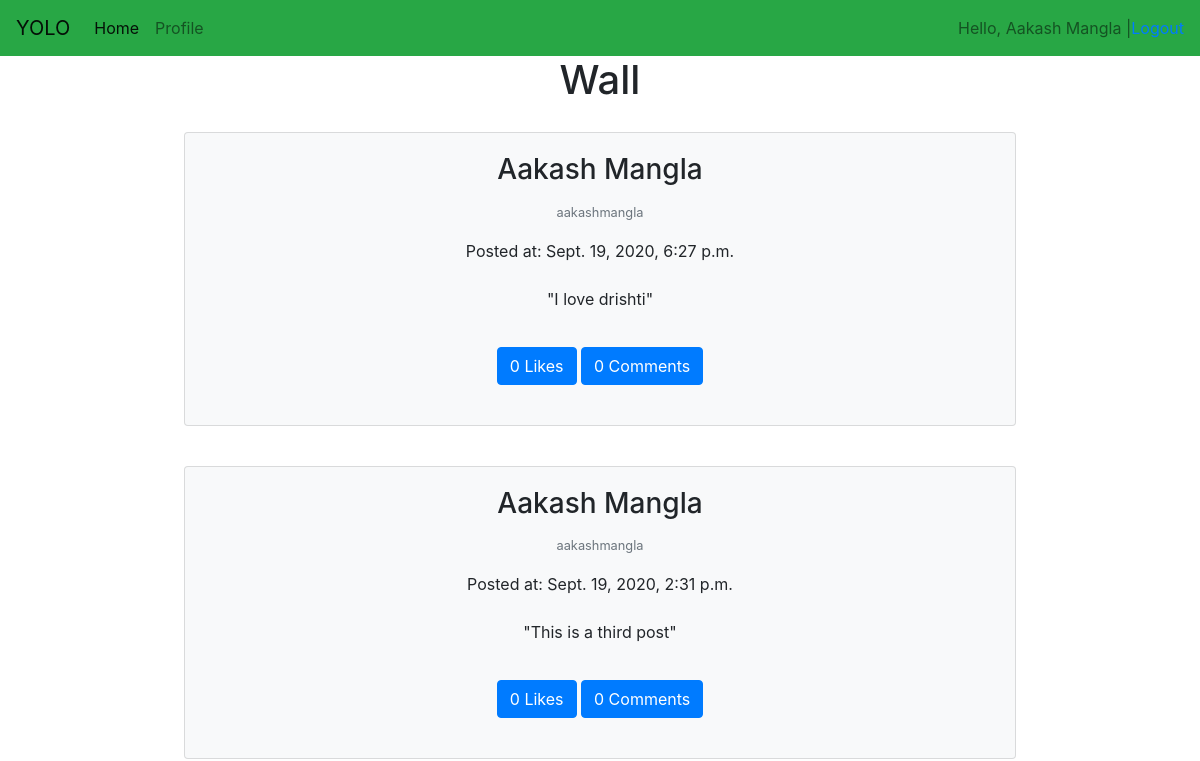
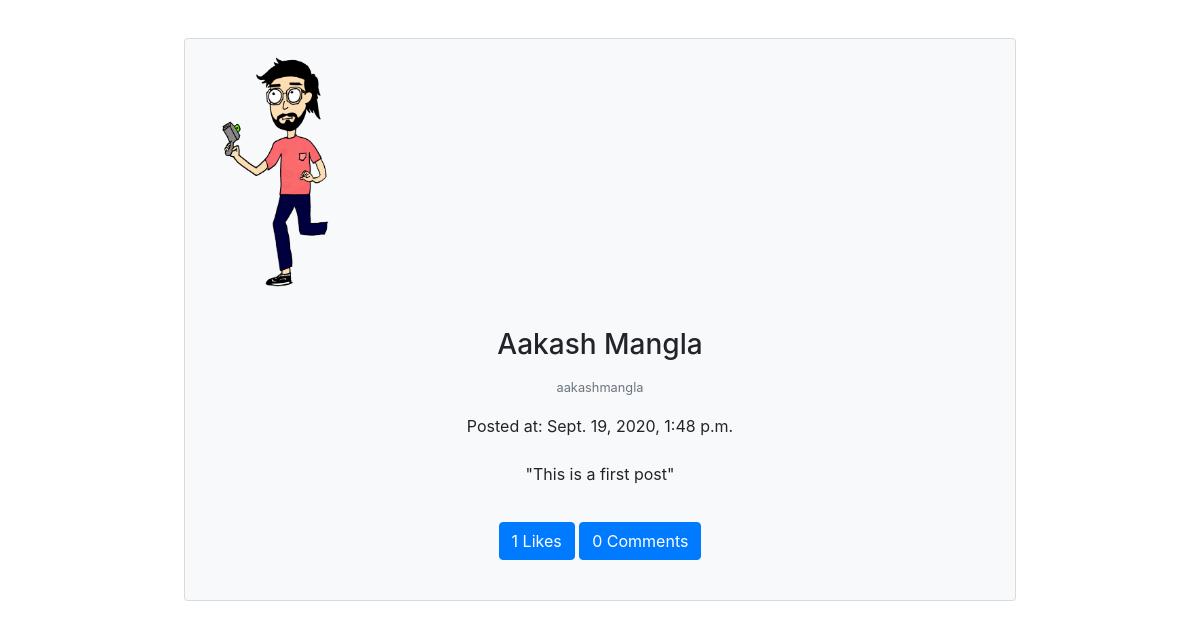
The app's page / (signed in), older data (2 pictures, top to bottom).
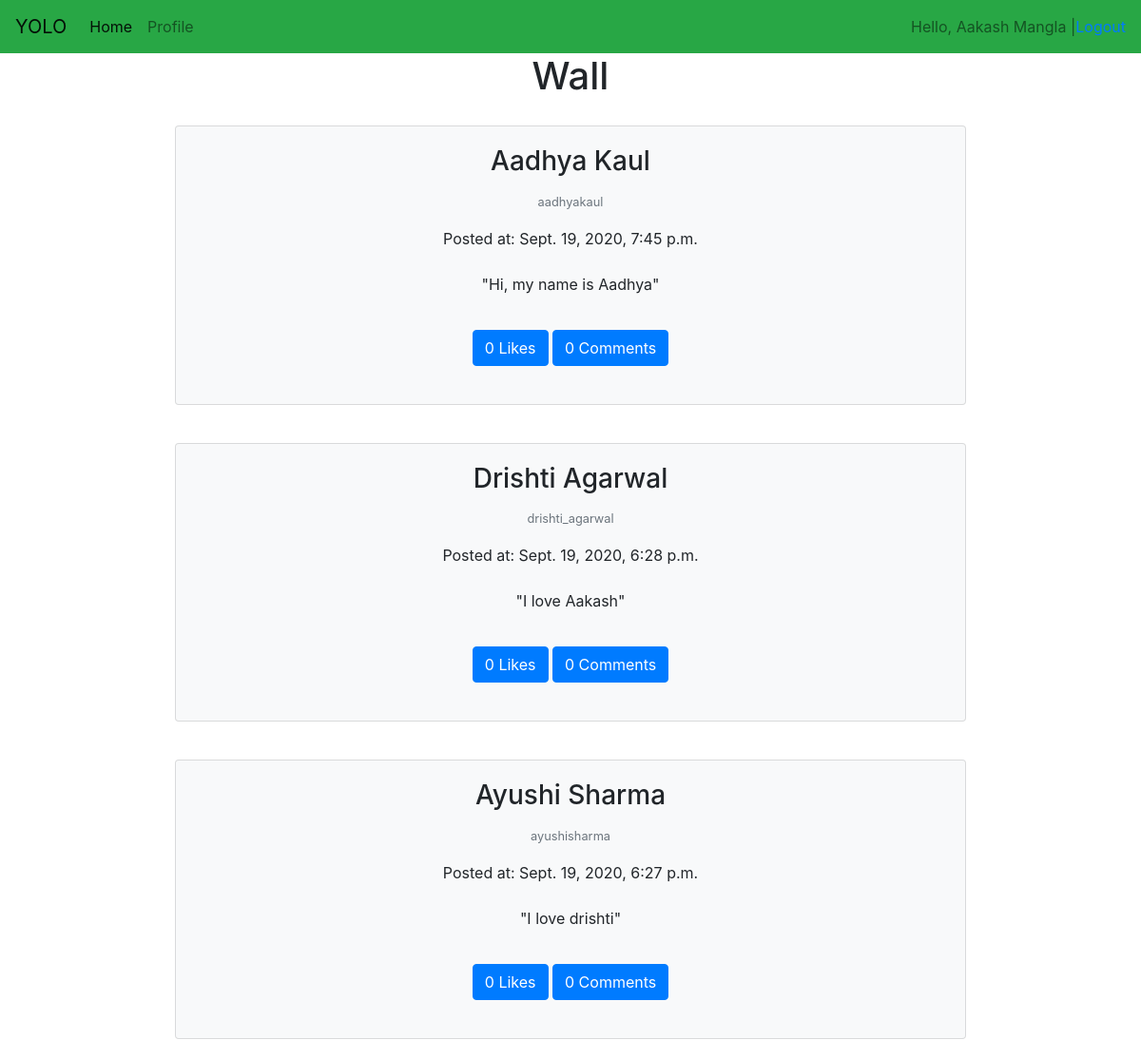
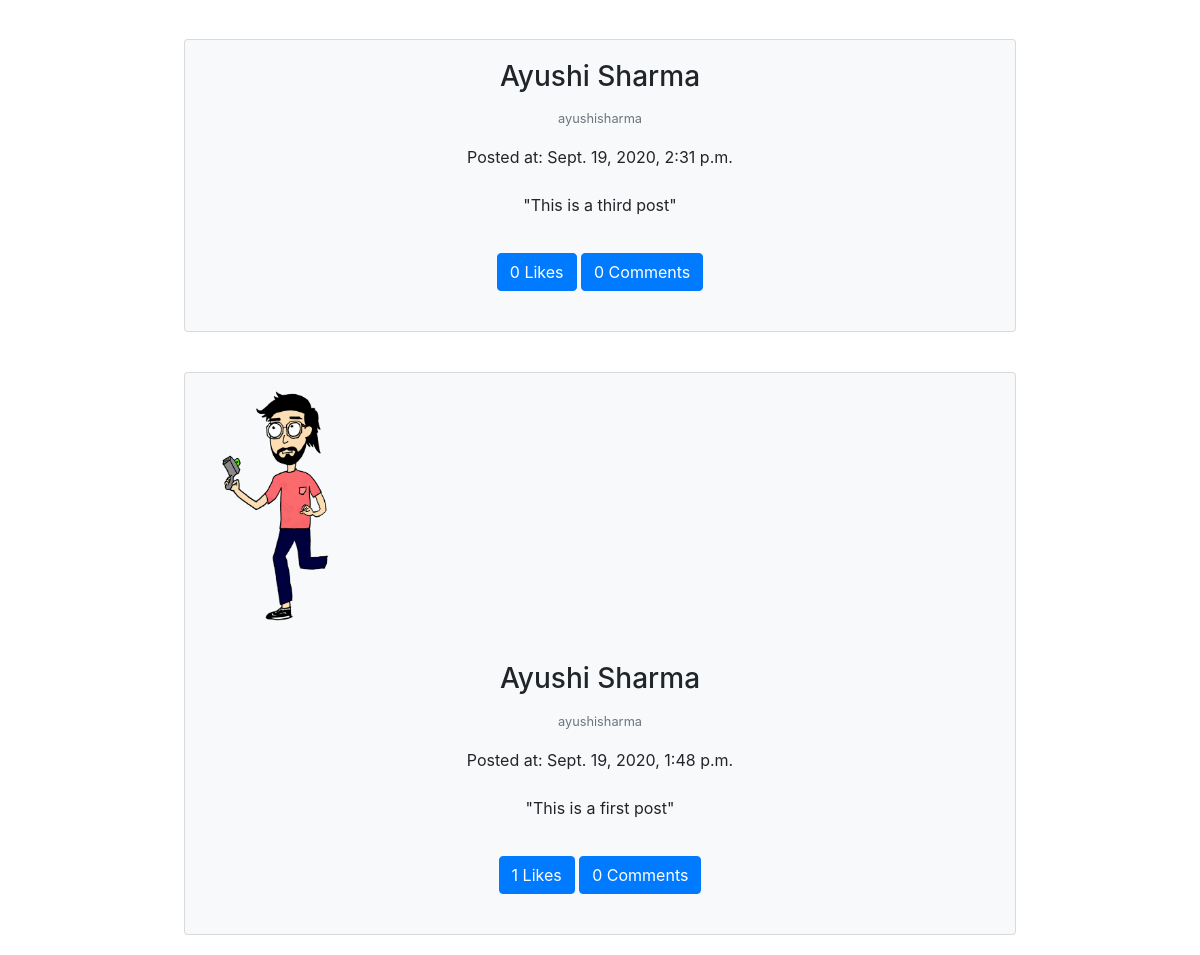
The same page, newer data (2 pictures, top to bottom).
### social/models.py (models this page shows, shortened)
class Post(models.Model):
    user = models.ForeignKey(User, on_delete = models.CASCADE)
    created_at = models.DateTimeField(auto_now = True)
    content = models.TextField()
    image = models.ImageField(blank = True)

### social/views.py (the view)
# urls.py: path('', views.Wall.as_view()),
class Wall(LoginRequiredMixin, ListView):
    context_object_name = 'posts'
    template_name =  'social/wall.html'
    login_url = 'auth/login'
    def get_queryset(self):
        friendIds = [friend.person2.id for friend in models.Friends.objects.filter(person1 = self.request.user)]
        friendIds += [friend.person1.id for friend in models.Friends.objects.filter(person2 = self.request.user)]
        return models.Post.objects.filter(user__in = friendIds).order_by('-created_at')

### templates/social/wall.html
{% extends 'base.html' %}
{% block content %}
<div class="container text-center" style="display: flex; flex-direction: column; align-items: center;">
    <h1>Wall</h1>
    {% for post in posts %}
        {% include 'social/components/post.html' %}
    {% endfor %}
</div>
{% endblock %}

### templates/base.html (shortened to what this page needs)
<!DOCTYPE html>
<html lang="en">
<head>
    <link rel="stylesheet" href="https://stackpath.bootstrapcdn.com/bootstrap/4.5.2/css/bootstrap.min.css">
</head>
    <body>
        <nav class="navbar navbar-expand-lg navbar-light bg-success">
            <a class="navbar-brand" href="/">YOLO</a>
            <div class="collapse navbar-collapse" id="navbarText">
              <ul class="navbar-nav mr-auto">
                {% if user.is_authenticated %}
                <li class="nav-item active">
                  <a class="nav-link" href="/home">Home <span class="sr-only">(current)</span></a>
                </li>
                <li class="nav-item">
                  <a class="nav-link" href="/profile">Profile</a>
                </li>
                {% endif %}
              </ul>
              {% if user.is_authenticated %}
              <span class="navbar-text">
                Hello, {{ user.first_name }} {{ user.last_name }} |
              </span>
              <a href="/auth/logout">Logout</a>
              {% else %}
              <a href="/auth/signup">Sign Up |</a>
              <a href="/auth/login">Login</a>
              {% endif %}
            </div>
          </nav>
        {% block content %} {% endblock %}
    </body>
</html>

### templates/social/components/post.html (shortened to what this page needs)
<div class="card text-black bg-light w-75" style="margin: 20px;">
    {% if post.image %}
        <img src="/media/{{ post.image }}" class="card-img-top" style="width: 25%;" alt="...">
    {% endif %}
    <div class="card-body">
      <h3 class="card-title">{{ post.user.first_name }} {{ post.user.last_name }}</h3>
      <p class="card-text"><small class="text-muted">{{post.user}}</small></p>
      <span>Posted at: {{ post.created_at }}</span>
      <br><br>
      <p class="card-text">"{{ post.content }}"</p>
      <div class="card-body">
        <button onclick="likePost({{post.id}})" class="btn btn-primary">{{post.likes.count}} Likes</button>
        <button type="button" class="btn btn-primary" data-toggle="modal" data-target="#postModal{{post.id}}">
            {{post.comments.count}} Comments  </button>
      </div>
    </div>
  </div>

Row changes from the older to the newer data that the page shows:
added Post: user.first_name "Aadhya", user.last_name "Kaul", user "aadhyakaul", created_at "Sept. 19, 2020, 7:45 p.m.", content "Hi, my name is Aadhya", likes.count "0", comments.count "0"
now on this page (row unchanged): Post: user.first_name "Drishti", user.last_name "Agarwal", user "drishti_agarwal", created_at "Sept. 19, 2020, 6:28 p.m.", content "I love Aakash", likes.count "0", comments.count "0"
changed through a linked row, Post "Sept. 19, 2020, 6:27 p.m.": user.first_name "Aakash" → "Ayushi"; user.last_name "Mangla" → "Sharma"; user "aakashmangla" → "ayushisharma"
changed through a linked row, Post "Sept. 19, 2020, 2:31 p.m.": user.first_name "Aakash" → "Ayushi"; user.last_name "Mangla" → "Sharma"; user "aakashmangla" → "ayushisharma"
changed through a linked row, Post "Sept. 19, 2020, 1:48 p.m.": user.first_name "Aakash" → "Ayushi"; user.last_name "Mangla" → "Sharma"; user "aakashmangla" → "ayushisharma"
